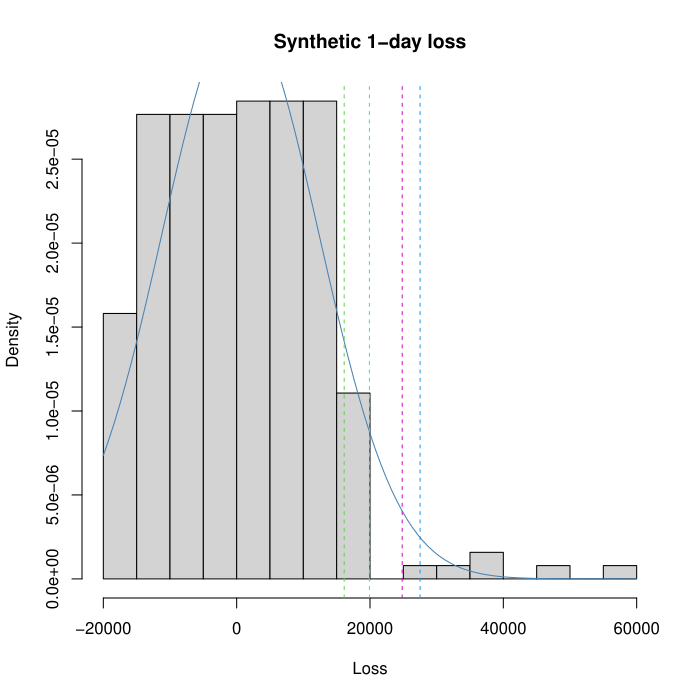

Reproduce this figure in R.
# 合成情景，1个交易日，基础R，无需额外包
n <- 253
alpha <- 0.95
N <- 1000000
mu <- 0.0004
scale <- 0.01
i <- seq_len(n)
R <- mu + scale * (((i * 73) %% 251 - 125) / 72 -
  ifelse(i %% 37 == 0, 4, 0))
L <- -N * R
x <- sort(L)
hVaR <- unname(quantile(L, alpha, type = 1))
j <- seq_len(n)
tail_mass <- pmax(0, pmin(j / n - alpha, 1 / n))
hES <- sum(x * tail_mass) / (1 - alpha)
m <- mean(L)
s <- sd(L)
z <- qnorm(alpha)
nVaR <- m + s * z
nES <- m + s * dnorm(z) / (1 - alpha)
print(c(Historical_VaR=hVaR, Historical_ES=hES,
  Normal_VaR=nVaR, Normal_ES=nES))
hist(L, breaks=25, probability=TRUE, main="Synthetic 1-day loss", xlab="Loss")
curve(dnorm(x,m,s), add=TRUE, col="steelblue")
abline(v=c(hVaR,hES,nVaR,nES), col=c(3,4,5,6), lty=2)
